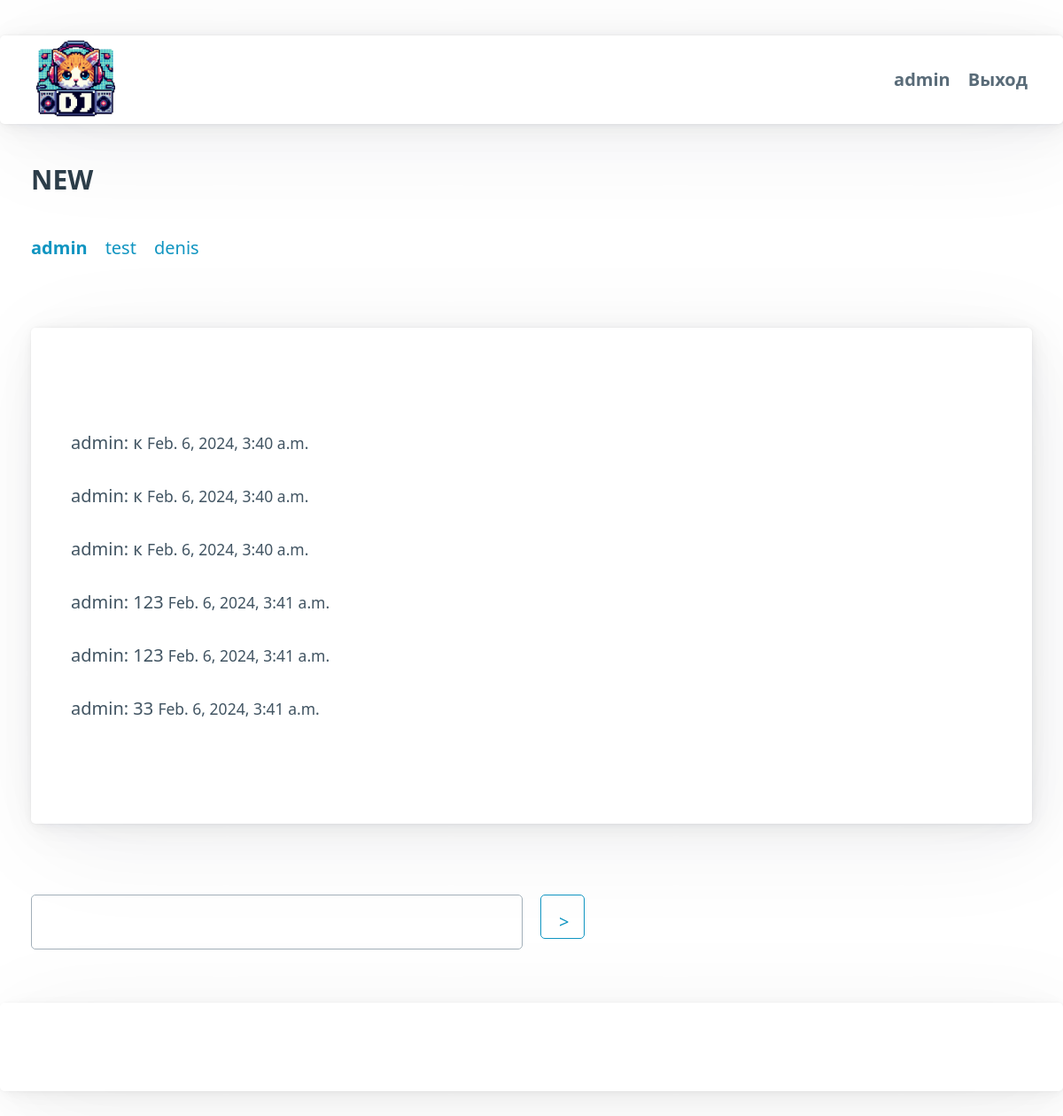
Before: /chats/chat_3/ (signed in) with the older database file.
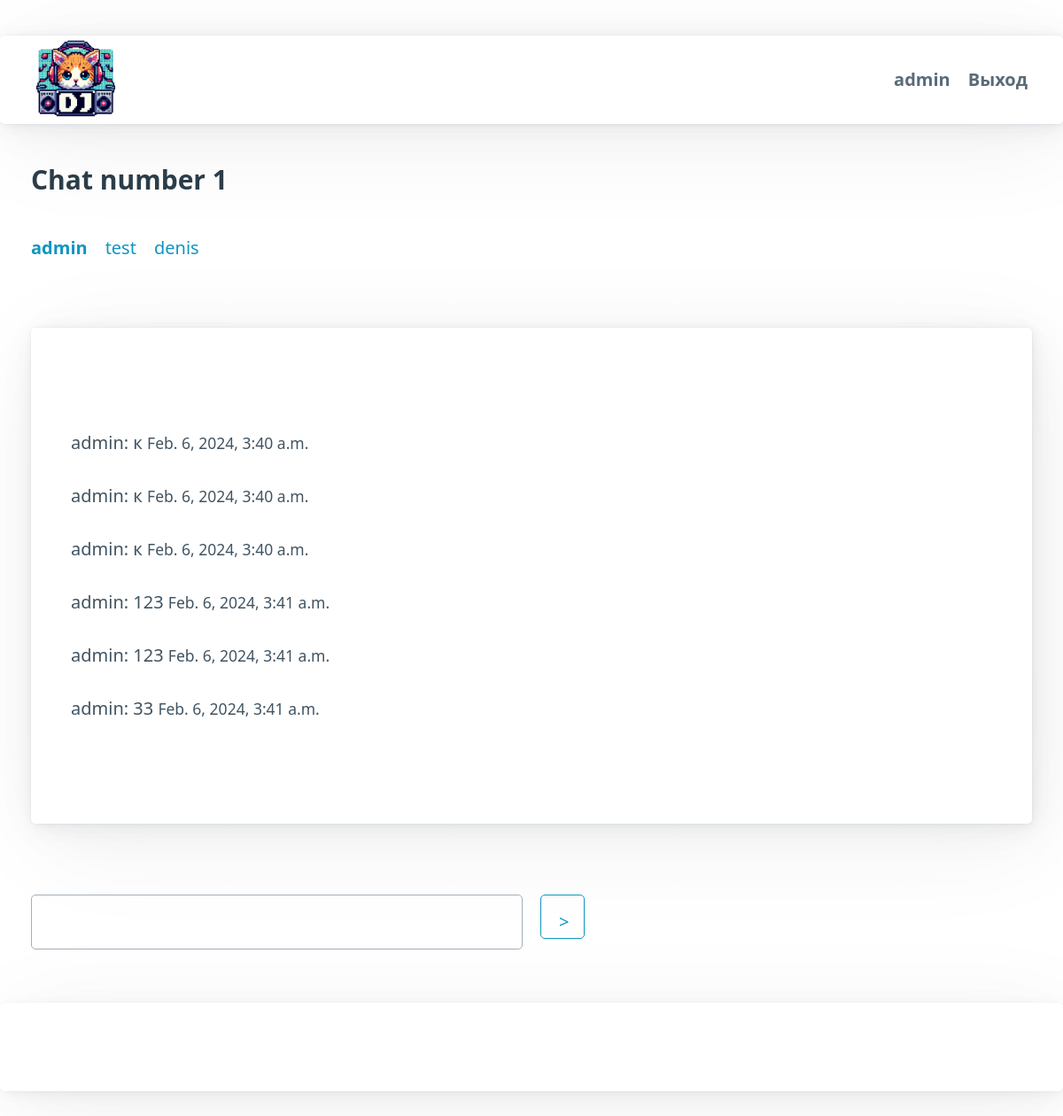
After: the same page with the newer database file.
### chats/models.py (models this page shows, shortened)
class Chat(models.Model):
    room_name = models.AutoField(primary_key=True)  # Добавьте поле room_name
    name = models.CharField(max_length=255, default='test chat')
    participants = models.ManyToManyField(User, related_name='chats')
    created_at = models.DateTimeField(auto_now_add=True)

### chats/views.py (the view)
# urls.py: path('chats/chat_<int:pk>/', views.chat_detail, name='chat_detail'),
@login_required
def chat_detail(request, pk):
    chat = Chat.objects.get(pk=pk)
    participants = chat.participants.all()  # Получаем всех участников чата
    return render(request, 'chats/chat_detail.html', {'chat': chat, 'username': request.user.username, 'participants': participants})

### templates/chats/chat_detail.html (shortened to what this page needs)
{% extends 'base.html' %}
{% load static %}
{% block content %}
    <h3>{{ chat.name }}</h3>
    <div id="chat-participants">
        <nav>
            <ul>
                {% for participant in participants %}
                    {% if participant.username == username %}
                        <li><strong><a>{{ participant.username }}</a></strong></li>
                    {% else %}
                        <li><a>{{ participant.username }}</a></li>
                    {% endif %}
                {% endfor %}
            </ul>
        </nav>
    </div>
    <form id="message-form" data-username="{{username}}" data-chat-id="{{chat.room_name}}">
        <article>
            <div id="chat-messages">
                {% for message in chat.messages.all %}
                    <div class="message-item" id="message-{{ message.id }}">
                        <p>{{ message.author.username }}: {{ message.text }} <small>{{ message.created_at }}</small></p>
                    </div>
                {% endfor %}
            </div>
        </article>
        <div class="grid">
            <div><input id="message-input" type="text" style="flex-grow: 1; margin-right: 10px;" /></div>
            <div><button type="submit" class="outline" style="width: 50px; height: 50px;">></button></div>
        </div>
    </form>
{% endblock %}

Changed rows visible on the page:
changed Chat: name "NEW" → "Chat number 1"
